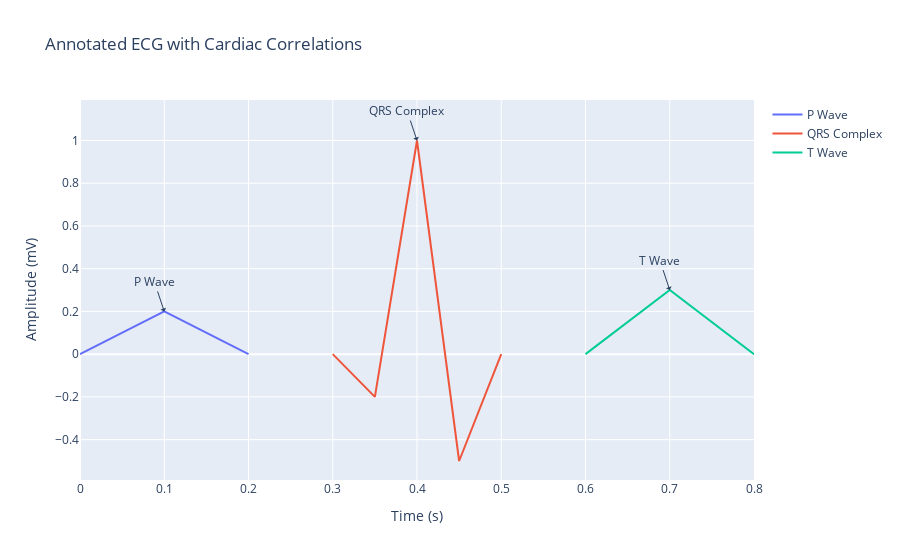

The code cell stored with this chart in its notebook:
### Markdown cell above
## Correlation Between ECG Morphology and Cardiac Anatomy
- **P Wave**: Correlates with atrial depolarization (SA node firing).
- **QRS Complex**: Represents ventricular depolarization.
- **T Wave**: Represents ventricular repolarization.

### Code cell
# Adding annotation to the existing ECG waveform
fig.add_annotation(x=0.1, y=0.2, text="P Wave", showarrow=True, arrowhead=1)
fig.add_annotation(x=0.4, y=1, text="QRS Complex", showarrow=True, arrowhead=1)
fig.add_annotation(x=0.7, y=0.3, text="T Wave", showarrow=True, arrowhead=1)

fig.update_layout(title='Annotated ECG with Cardiac Correlations')
fig.show()

### Figure 1 — Plotly figure (JSON) as saved in the notebook; plotly's stock layout.template omitted (floating-point values rounded to 4 significant figures)
{"data": [{"mode": "lines", "name": "P Wave", "type": "scatter", "x": [0, 0.1, 0.2], "y": [0, 0.2, 0]}, {"mode": "lines", "name": "QRS Complex", "type": "scatter", "x": [0.3, 0.35, 0.4, 0.45, 0.5], "y": [0, -0.2, 1, -0.5, 0]}, {"mode": "lines", "name": "T Wave", "type": "scatter", "x": [0.6, 0.7, 0.8], "y": [0, 0.3, 0]}], "layout": {"annotations": [{"arrowhead": 1, "showarrow": true, "text": "P Wave", "x": 0.1, "y": 0.2}, {"arrowhead": 1, "showarrow": true, "text": "QRS Complex", "x": 0.4, "y": 1}, {"arrowhead": 1, "showarrow": true, "text": "T Wave", "x": 0.7, "y": 0.3}], "title": {"text": "Annotated ECG with Cardiac Correlations"}, "xaxis": {"title": {"text": "Time (s)"}}, "yaxis": {"title": {"text": "Amplitude (mV)"}}}}
